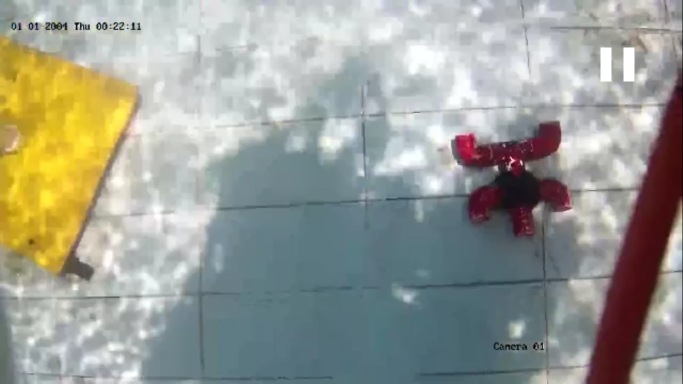
#> input picture test1.png, 1366 x 768 px (shown at 1/2 size)
$ python -i main.py   (imports and definitions only)
#> lines starting #> are read from the running program, lines starting #| are printed output that depends on the picture; after the words box and inside, x2 and y2 are one past the last pixel; in counts of white or black regions, pixels touching at a corner belong together
#> further down, picture is the input picture: shape (768, 1366, 3); mean B, G, R 148.3, 157, 154.4

import numpy as np
import cv2


def detect(image):
    low_dark_red = np.array([130, 15, 0])
    high_dark_red = np.array([255, 255, 255])
    low_dark_yellow = np.array([22, 93, 0])
    high_dark_yellow = np.array([45, 255, 255])
    hsv_img= cv2.cvtColor(image, cv2.COLOR_BGR2HSV)
    mask1= cv2.inRange(hsv_img,low_dark_yellow,high_dark_yellow)
    mask2= cv2.inRange(hsv_img,low_dark_red,high_dark_red)
    YellowDetect= cv2.bitwise_and(image,image,mask=mask1)
    RedDetect= cv2.bitwise_and(image,image,mask=mask2)
    if np.sum(YellowDetect)>600:
        return True,YellowDetect
    if np.sum(RedDetect)>600:
        return True,RedDetect
    else:
        return False,image


def split(image):
    left_part=cv2.resize(image[:, 0:image.shape[1]//3],(360,360))
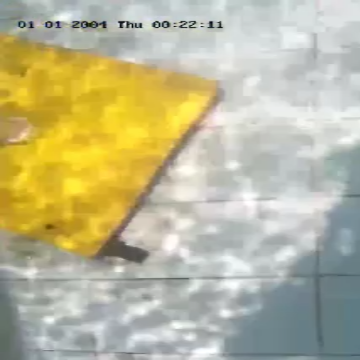
#> left_part: shape (360, 360, 3); mean B, G, R 149.7, 183.8, 188.5
    right_part=cv2.resize(image[:,(image.shape[1]*2)//3:],(360,360))
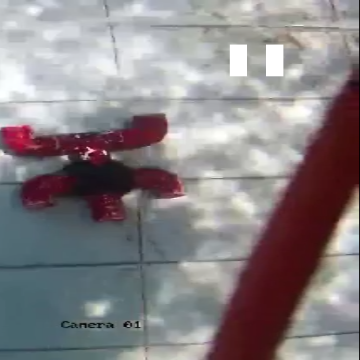
#> right_part: shape (360, 360, 3); mean B, G, R 134.1, 131.4, 137.2
    center_part=cv2.resize(image[:,image.shape[1]//3:(image.shape[1]*2)//3],(360,360))
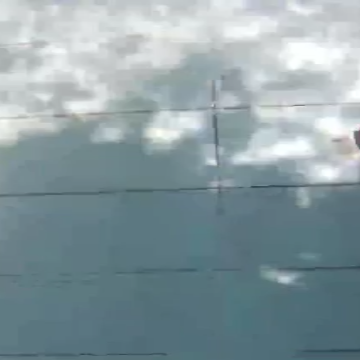
#> center_part: shape (360, 360, 3); mean B, G, R 161, 155.6, 137.3
    dc,Centerimage=detect(center_part)
#> in detect, `hsv_img= cv2.cvtColor(image, cv2.COLOR_BGR2HSV)`: hsv_img: shape (360, 360, 3); mean H, S, V 95.4, 45.3, 161.2
#> in detect, `mask1= cv2.inRange(hsv_img,low_dark_yellow,high_dark_yellow)`: mask1: shape (360, 360); every value is 0
#> in detect, `mask2= cv2.inRange(hsv_img,low_dark_red,high_dark_red)`:
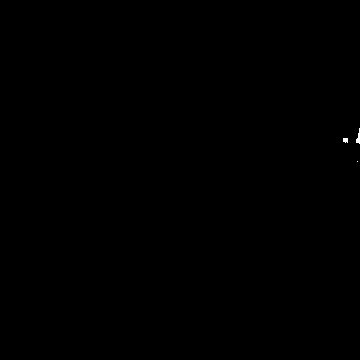
#> mask2: shape (360, 360); 0.04% white; 3 white regions (1 under 20 px), largest, box (x1, y1, x2, y2) and area: (356, 128, 360, 144) 35, (343, 138, 348, 143) 22
#> in detect, `YellowDetect= cv2.bitwise_and(image,image,mask=mask1)`: YellowDetect: shape (360, 360, 3); every value is 0
#> dc = True
    dl,Limage=detect(left_part)
#> in detect (call 2), `hsv_img= cv2.cvtColor(image, cv2.COLOR_BGR2HSV)`: hsv_img: shape (360, 360, 3); mean H, S, V 60.3, 61.6, 194.4
#> in detect (call 2), `mask1= cv2.inRange(hsv_img,low_dark_yellow,high_dark_yellow)`:
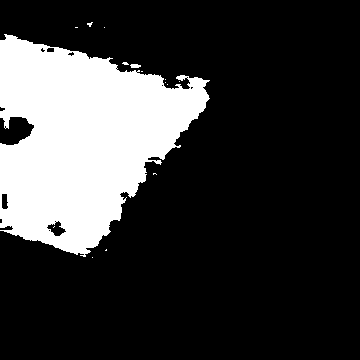
#> mask1: shape (360, 360); 22.3% white; 15 white regions (13 under 20 px), largest, box (x1, y1, x2, y2) and area: (0, 34, 210, 257) 28844, (130, 64, 141, 68) 36
#> in detect (call 2), `mask2= cv2.inRange(hsv_img,low_dark_red,high_dark_red)`: mask2: shape (360, 360); 0.07% white in thin lines or dots, all inside (x1, y1, x2, y2) = (33, 21, 218, 237)
#> in detect (call 2), `YellowDetect= cv2.bitwise_and(image,image,mask=mask1)`:
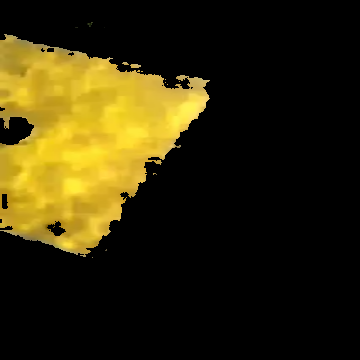
#> YellowDetect: shape (360, 360, 3); mean B, G, R 10.4, 41.1, 49.1
#> dl = True
    dr,Rimage=detect(right_part)
#> in detect (call 3), `hsv_img= cv2.cvtColor(image, cv2.COLOR_BGR2HSV)`: hsv_img: shape (360, 360, 3); mean H, S, V 96.7, 52.2, 144.6
#> in detect (call 3), `mask2= cv2.inRange(hsv_img,low_dark_red,high_dark_red)`: mask2: shape (360, 360); 20.7% white; 30 white regions (23 under 20 px), largest, box (x1, y1, x2, y2) and area: (203, 67, 360, 360) 15688, (19, 166, 185, 224) 5692, (0, 113, 172, 170) 5205
#> in detect (call 3), `RedDetect= cv2.bitwise_and(image,image,mask=mask2)`:
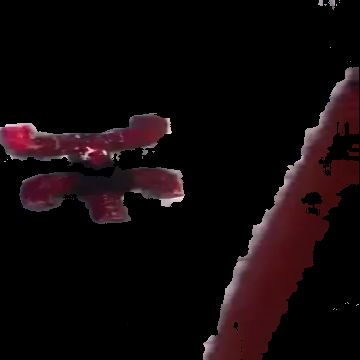
#> RedDetect: shape (360, 360, 3); mean B, G, R 10, 8.2, 17.2
#> dr = True
    if dc:
        cv2.imshow('Shape detected in Center part',Centerimage)
    if dr:
        cv2.imshow('Shape detected in Right part',Rimage)
    if dl:
        cv2.imshow('Shape detected in Left part',Limage)


# [1 line not run here, left out]
# [1 line that did not run here, left out]
point1= None
point2= None
CroppedImage= None
detected=False
def crop(event,x,y,flags,param):
    global point1,point2,CroppedImage
    if(event == cv2.EVENT_LBUTTONDBLCLK):
            print(f'New point is {(x,y)}')
            if point1 is None:
                point1= (x,y)
                print('Point 1  done')
            elif point2 is None:
                point2= (x,y)
                minX= min(point1[0],point2[0])
                maxX= max(point1[0],point2[0])
                minY= min(point1[1],point2[1])
                maxY= max(point1[1],point2[1])
                if minX != maxX and minY != maxY:
                    CroppedImage= image[minY:maxY, minX:maxX]
                point1= None
                point2= None
# [15 lines not run here, left out]

>>> import cv2
>>> picture = cv2.imread('test1.png')
>>> result = split(picture)

$ run again, on test2.png
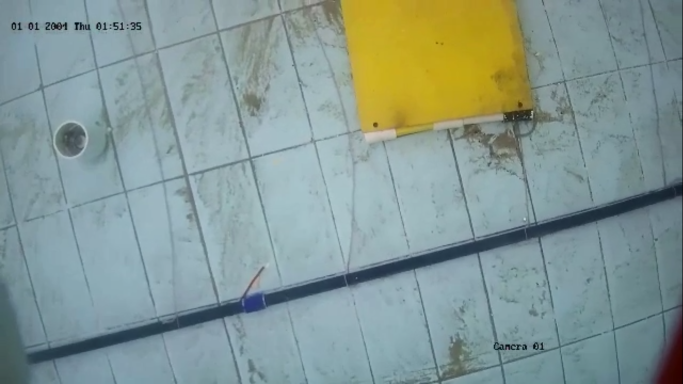
#> input picture test2.png, 1366 x 768 px (shown at 1/2 size)
#> picture is the input picture: shape (768, 1366, 3); mean B, G, R 148, 152.5, 133.9
#> hsv_img: shape (360, 360, 3); mean H, S, V 82.4, 69.2, 175.8
#> in detect, `mask1= cv2.inRange(hsv_img,low_dark_yellow,high_dark_yellow)`:
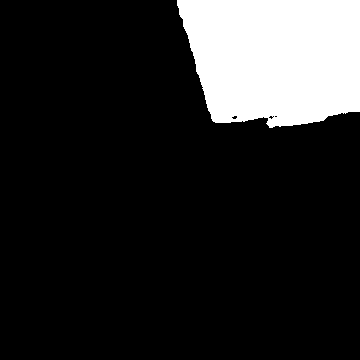
#> mask1: shape (360, 360); 15.4% white; 1 white region, box (x1, y1, x2, y2) and area: (177, 0, 360, 128) 20011
#> mask2: shape (360, 360); 0.02% white; 1 white region, box (x1, y1, x2, y2) and area: (37, 261, 46, 267) 29
#> dc = True
#> hsv_img: shape (360, 360, 3); mean H, S, V 97.3, 51.8, 162.6
#> mask1: shape (360, 360); every value is 0
#> YellowDetect: shape (360, 360, 3); every value is 0
#> dl = False
#> hsv_img: shape (360, 360, 3); mean H, S, V 86.9, 68.5, 144.4
#> mask1: shape (360, 360); 9.2% white; 1 white region, box (x1, y1, x2, y2) and area: (0, 0, 123, 112) 11983
#> mask2: shape (360, 360); 0.93% white; 2 white regions (1 under 20 px), largest, box (x1, y1, x2, y2) and area: (313, 290, 360, 360) 1196
#> in detect (call 3), `YellowDetect= cv2.bitwise_and(image,image,mask=mask1)`:
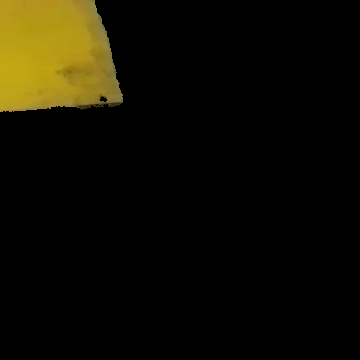
#> YellowDetect: shape (360, 360, 3); mean B, G, R 2.9, 13.5, 15.9
#> dr = True

$ run again, on test3.png
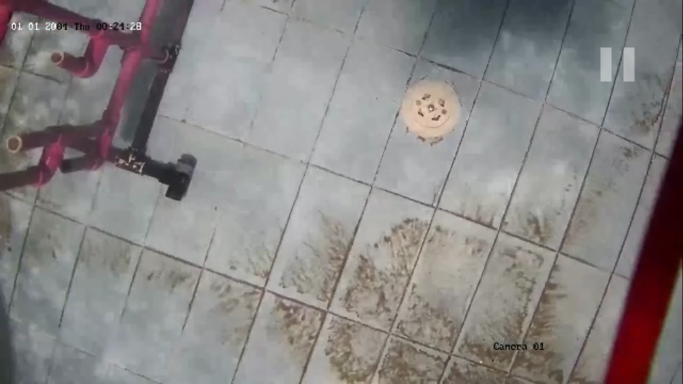
#> input picture test3.png, 1366 x 768 px (shown at 1/2 size)
#> picture is the input picture: shape (768, 1366, 3); mean B, G, R 132.6, 133.6, 136.5
#> in split, `center_part=cv2.resize(image[:,image.shape[1]//3:(image.shape[1]*2)//3..`:
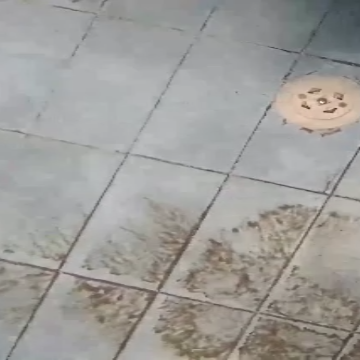
#> center_part: shape (360, 360, 3); mean B, G, R 153.7, 157, 158.7
#> hsv_img: shape (360, 360, 3); mean H, S, V 61, 16.1, 161
#> mask1: shape (360, 360); every value is 0
#> mask2: shape (360, 360); 0.05% white in thin lines or dots, all inside (x1, y1, x2, y2) = (70, 274, 101, 283)
#> YellowDetect: shape (360, 360, 3); every value is 0
#> dc = True
#> hsv_img: shape (360, 360, 3); mean H, S, V 91.2, 21.5, 131.8
#> mask1: shape (360, 360); 0% white in thin lines or dots, all inside (x1, y1, x2, y2) = (104, 27, 105, 28)
#> mask2: shape (360, 360); 15.9% white; 44 white regions (34 under 20 px), largest, box (x1, y1, x2, y2) and area: (0, 0, 284, 178) 18651, (258, 0, 301, 43) 911, (207, 139, 237, 160) 350
#> hsv_img: shape (360, 360, 3); mean H, S, V 75.2, 43, 126.8
#> mask1: shape (360, 360); 0.02% white in thin lines or dots, all inside (x1, y1, x2, y2) = (62, 321, 138, 326)
#> mask2: shape (360, 360); 10% white; 22 white regions (18 under 20 px), largest, box (x1, y1, x2, y2) and area: (228, 108, 360, 360) 12627, (316, 107, 329, 124) 107, (185, 331, 200, 345) 83, (198, 320, 204, 329) 32
#> in detect (call 3), `RedDetect= cv2.bitwise_and(image,image,mask=mask2)`:
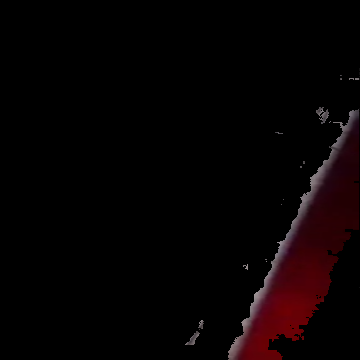
#> RedDetect: shape (360, 360, 3); mean B, G, R 2.6, 1.9, 7

$ run again, on E-letter.jpg
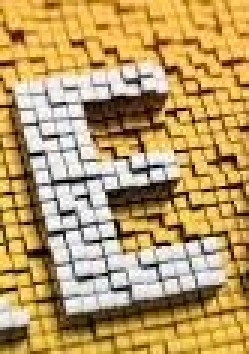
#> input picture E-letter.jpg, 83 x 118 px (shown 3 times larger)
#> picture is the input picture: shape (118, 83, 3); mean B, G, R 101, 156.3, 186.2
#> hsv_img: shape (360, 360, 3); mean H, S, V 33, 108, 174.2
#> mask1: shape (360, 360); 5.5% white; 53 white regions (41 under 20 px), largest, box (x1, y1, x2, y2) and area: (0, 336, 197, 360) 2315, (264, 334, 360, 354) 1236, (154, 242, 303, 256) 886
#> mask2: shape (360, 360); 0.33% white; 32 white regions (25 under 20 px), largest, box (x1, y1, x2, y2) and area: (327, 82, 345, 92) 99, (36, 80, 56, 86) 66, (31, 279, 53, 283) 51
#> dc = True
#> hsv_img: shape (360, 360, 3); mean H, S, V 28.7, 110.9, 188.5
#> mask1: shape (360, 360); 12.1% white; 52 white regions (35 under 20 px), largest, box (x1, y1, x2, y2) and area: (0, 263, 360, 360) 7822, (0, 182, 105, 227) 1884, (43, 255, 200, 274) 1629
#> mask2: shape (360, 360); 0.1% white; 6 white regions (3 under 20 px), largest, box (x1, y1, x2, y2) and area: (190, 137, 209, 143) 72, (172, 187, 184, 194) 37, (172, 156, 186, 159) 22
#> hsv_img: shape (360, 360, 3); mean H, S, V 22.9, 153.6, 196.7
#> mask1: shape (360, 360); 11.1% white; 88 white regions (67 under 20 px), largest, box (x1, y1, x2, y2) and area: (0, 317, 360, 360) 7015, (54, 213, 228, 239) 1753, (36, 120, 176, 143) 1343
#> mask2: shape (360, 360); 0.19% white; 2 white regions, box (x1, y1, x2, y2) and area: (157, 251, 200, 260) 177, (88, 250, 110, 255) 63
#> in detect (call 3), `YellowDetect= cv2.bitwise_and(image,image,mask=mask1)`:
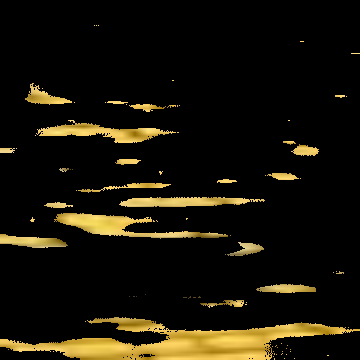
#> YellowDetect: shape (360, 360, 3); mean B, G, R 8.8, 20.2, 24.3
